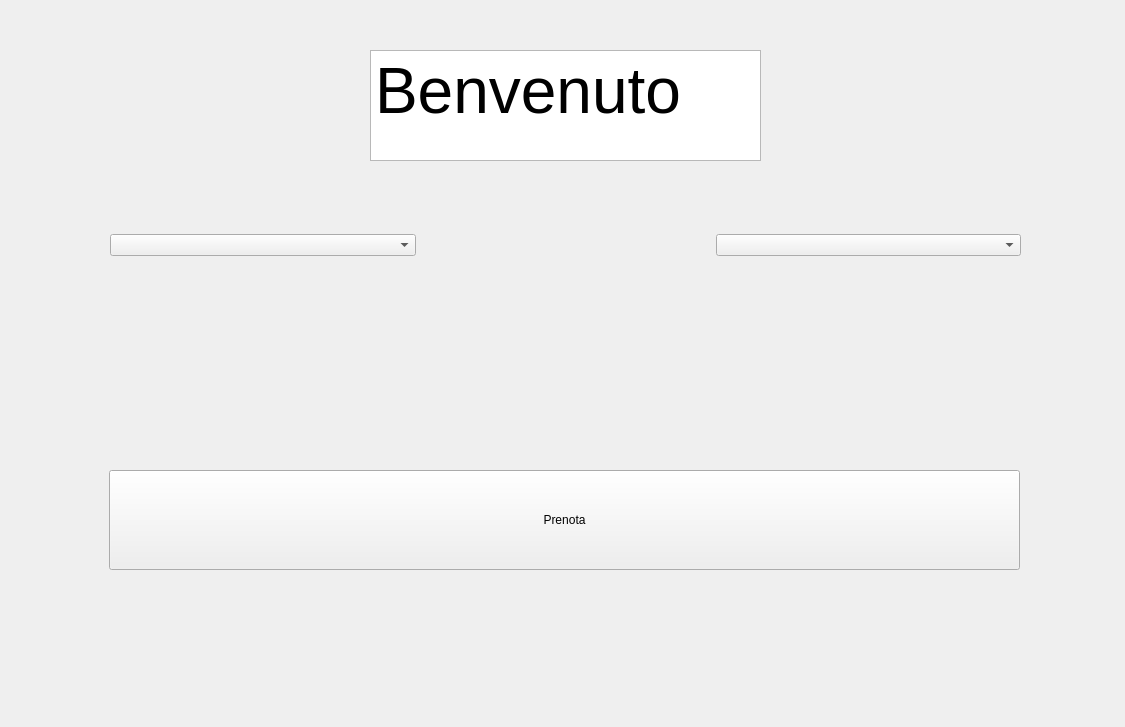
<?xml version="1.0" encoding="UTF-8"?>
<ui version="4.0">
 <class>Form</class>
 <widget class="QWidget" name="Form">
  <property name="geometry">
   <rect>
    <x>0</x>
    <y>0</y>
    <width>1125</width>
    <height>727</height>
   </rect>
  </property>
  <property name="windowTitle">
   <string>Form</string>
  </property>
  <widget class="QWidget" name="gridLayoutWidget">
   <property name="geometry">
    <rect>
     <x>9</x>
     <y>320</y>
     <width>1111</width>
     <height>401</height>
    </rect>
   </property>
   <layout class="QGridLayout" name="gridLayout_2">
    <property name="leftMargin">
     <number>100</number>
    </property>
    <property name="rightMargin">
     <number>100</number>
    </property>
    <property name="horizontalSpacing">
     <number>200</number>
    </property>
    <item row="0" column="0">
     <widget class="QPushButton" name="pushButton_2">
      <property name="minimumSize">
       <size>
        <width>0</width>
        <height>100</height>
       </size>
      </property>
      <property name="text">
       <string>Prenota</string>
      </property>
     </widget>
    </item>
   </layout>
  </widget>
  <widget class="QTextBrowser" name="textBrowser">
   <property name="geometry">
    <rect>
     <x>370</x>
     <y>50</y>
     <width>391</width>
     <height>111</height>
    </rect>
   </property>
   <property name="html">
    <string>&lt;!DOCTYPE HTML PUBLIC &quot;-//W3C//DTD HTML 4.0//EN&quot; &quot;http://www.w3.org/TR/REC-html40/strict.dtd&quot;&gt;
&lt;html&gt;&lt;head&gt;&lt;meta name=&quot;qrichtext&quot; content=&quot;1&quot; /&gt;&lt;style type=&quot;text/css&quot;&gt;
p, li { white-space: pre-wrap; }
&lt;/style&gt;&lt;/head&gt;&lt;body style=&quot; font-family:'MS Shell Dlg 2'; font-size:7.8pt; font-weight:400; font-style:normal;&quot;&gt;
&lt;p style=&quot; margin-top:0px; margin-bottom:0px; margin-left:0px; margin-right:0px; -qt-block-indent:0; text-indent:0px;&quot;&gt;&lt;span style=&quot; font-size:48pt;&quot;&gt;Benvenuto&lt;/span&gt;&lt;/p&gt;&lt;/body&gt;&lt;/html&gt;</string>
   </property>
  </widget>
  <widget class="QWidget" name="gridLayoutWidget_2">
   <property name="geometry">
    <rect>
     <x>10</x>
     <y>170</y>
     <width>1111</width>
     <height>151</height>
    </rect>
   </property>
   <layout class="QGridLayout" name="gridLayout">
    <property name="leftMargin">
     <number>100</number>
    </property>
    <property name="rightMargin">
     <number>100</number>
    </property>
    <property name="horizontalSpacing">
     <number>300</number>
    </property>
    <item row="0" column="0">
     <widget class="QComboBox" name="comboBox"/>
    </item>
    <item row="0" column="1">
     <widget class="QComboBox" name="comboBox_2"/>
    </item>
   </layout>
  </widget>
 </widget>
 <resources/>
 <connections/>
</ui>
